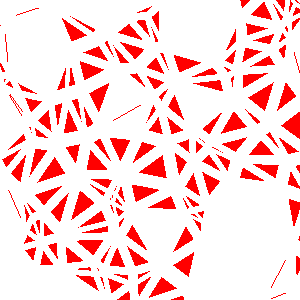

Source code (Python):
#!/usr/bin/env python

# Triangulate random 2D points with alpha-shape filtering.

# Factory overrides
import vtkmodules.vtkInteractionStyle  # noqa: F401
import vtkmodules.vtkRenderingOpenGL2  # noqa: F401

from vtkmodules.vtkCommonCore import (
    vtkMath,
    vtkPoints,
)
from vtkmodules.vtkCommonDataModel import vtkPolyData
from vtkmodules.vtkFiltersCore import vtkDelaunay2D
from vtkmodules.vtkFiltersGeneral import vtkShrinkPolyData
from vtkmodules.vtkRenderingCore import (
    vtkActor,
    vtkPolyDataMapper,
    vtkRenderWindow,
    vtkRenderWindowInteractor,
    vtkRenderer,
)

# Generate 100 random points in the unit square
math_util = vtkMath()
points = vtkPoints()
for i in range(100):
    points.InsertPoint(i, math_util.Random(0, 1), math_util.Random(0, 1), 0.0)

profile = vtkPolyData()
profile.SetPoints(points)

# Filter: Delaunay 2D with alpha value to remove large triangles
delaunay = vtkDelaunay2D()
delaunay.SetInputData(profile)
delaunay.SetTolerance(0.001)
delaunay.SetAlpha(0.1)

# Filter: shrink triangles for visualization
shrink = vtkShrinkPolyData()
shrink.SetInputConnection(delaunay.GetOutputPort())

# Mapper
mapper = vtkPolyDataMapper()
mapper.SetInputConnection(shrink.GetOutputPort())

# Actor
triangulation = vtkActor()
triangulation.SetMapper(mapper)
triangulation.GetProperty().SetColor(1, 0, 0)

# Renderer
renderer = vtkRenderer()
renderer.AddActor(triangulation)
renderer.SetBackground(1, 1, 1)

# Window
render_window = vtkRenderWindow()
render_window.AddRenderer(renderer)
render_window.SetSize(300, 300)
render_window.SetWindowName("delaunay2d alpha")

# Scene
renderer.ResetCamera()
renderer.GetActiveCamera().Zoom(1.5)

# Interactor
interactor = vtkRenderWindowInteractor()
interactor.SetRenderWindow(render_window)

interactor.Initialize()
interactor.Start()
